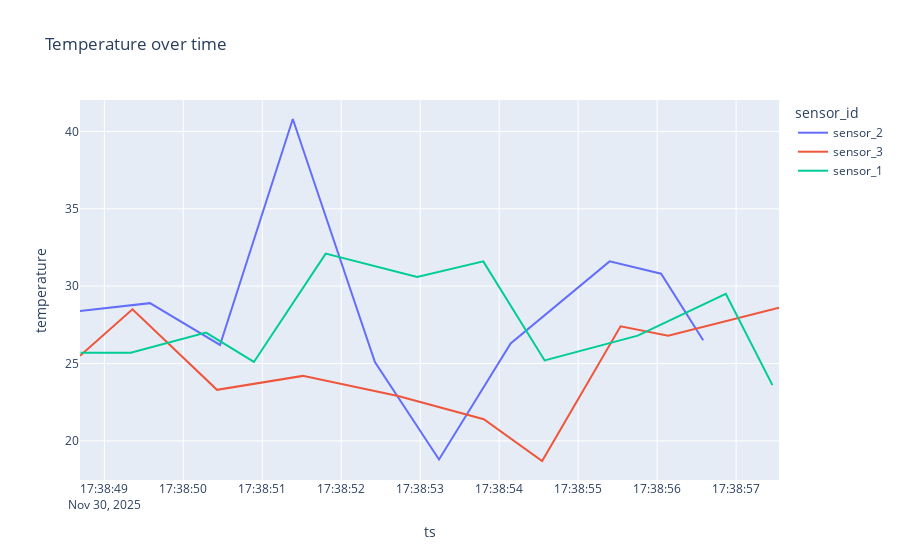

Notebook code cell kept with this figure:
### Code cell
fig = px.line(df, x='ts', y='temperature', color='sensor_id', title="Temperature over time")
fig.show()

### Figure 1 — Plotly figure (JSON) as saved in the notebook; plotly's stock layout.template omitted (floating-point values rounded to 4 significant figures)
{"data": [{"hovertemplate": "sensor_id=sensor_2<br>ts=%{x}<br>temperature=%{y}<extra></extra>", "legendgroup": "sensor_2", "line": {"color": "#636efa", "dash": "solid"}, "marker": {"symbol": "circle"}, "mode": "lines", "name": "sensor_2", "orientation": "v", "showlegend": true, "type": "scatter", "x": ["2025-11-30T17:38:48.691305000", "2025-11-30T17:38:49.577762000", "2025-11-30T17:38:50.464383000", "2025-11-30T17:38:51.386400000", "2025-11-30T17:38:52.426181000", "2025-11-30T17:38:53.238114000", "2025-11-30T17:38:54.145026000", "2025-11-30T17:38:55.398032000", "2025-11-30T17:38:56.050542000", "2025-11-30T17:38:56.583578000"], "xaxis": "x", "y": [28.4, 28.9, 26.2, 40.8, 25.1, 18.8, 26.3, 31.6, 30.8, 26.5], "yaxis": "y"}, {"hovertemplate": "sensor_id=sensor_3<br>ts=%{x}<br>temperature=%{y}<extra></extra>", "legendgroup": "sensor_3", "line": {"color": "#EF553B", "dash": "solid"}, "marker": {"symbol": "circle"}, "mode": "lines", "name": "sensor_3", "orientation": "v", "showlegend": true, "type": "scatter", "x": ["2025-11-30T17:38:48.691966000", "2025-11-30T17:38:49.355946000", "2025-11-30T17:38:50.426394000", "2025-11-30T17:38:51.512992000", "2025-11-30T17:38:52.719617000", "2025-11-30T17:38:53.804938000", "2025-11-30T17:38:54.543927000", "2025-11-30T17:38:55.536898000", "2025-11-30T17:38:56.140103000", "2025-11-30T17:38:57.543572000"], "xaxis": "x", "y": [25.5, 28.5, 23.3, 24.2, 22.9, 21.4, 18.7, 27.4, 26.8, 28.6], "yaxis": "y"}, {"hovertemplate": "sensor_id=sensor_1<br>ts=%{x}<br>temperature=%{y}<extra></extra>", "legendgroup": "sensor_1", "line": {"color": "#00cc96", "dash": "solid"}, "marker": {"symbol": "circle"}, "mode": "lines", "name": "sensor_1", "orientation": "v", "showlegend": true, "type": "scatter", "x": ["2025-11-30T17:38:48.698401000", "2025-11-30T17:38:49.334780000", "2025-11-30T17:38:50.287200000", "2025-11-30T17:38:50.894029000", "2025-11-30T17:38:51.802694000", "2025-11-30T17:38:52.960918000", "2025-11-30T17:38:53.798400000", "2025-11-30T17:38:54.575594000", "2025-11-30T17:38:55.754714000", "2025-11-30T17:38:56.869849000", "2025-11-30T17:38:57.460387000"], "xaxis": "x", "y": [25.7, 25.7, 27.0, 25.1, 32.1, 30.6, 31.6, 25.2, 26.8, 29.5, 23.6], "yaxis": "y"}], "layout": {"legend": {"title": {"text": "sensor_id"}, "tracegroupgap": 0}, "title": {"text": "Temperature over time"}, "xaxis": {"anchor": "y", "domain": [0, 1], "title": {"text": "ts"}}, "yaxis": {"anchor": "x", "domain": [0, 1], "title": {"text": "temperature"}}}}
